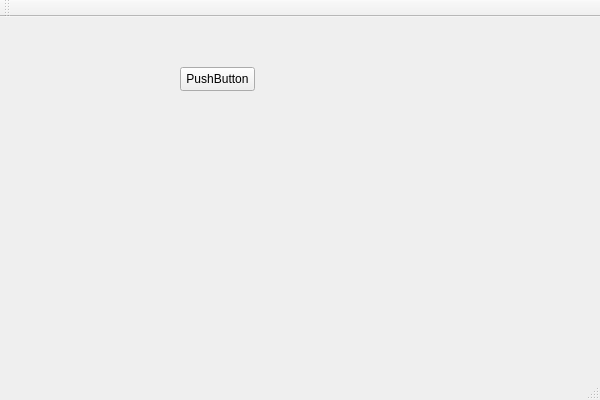
<?xml version="1.0" encoding="UTF-8"?>
<ui version="4.0">
 <class>PortalClass</class>
 <widget class="QMainWindow" name="PortalClass">
  <property name="geometry">
   <rect>
    <x>0</x>
    <y>0</y>
    <width>600</width>
    <height>400</height>
   </rect>
  </property>
  <property name="windowTitle">
   <string>Portal</string>
  </property>
  <widget class="QWidget" name="centralWidget">
   <widget class="QPushButton" name="pushButton">
    <property name="geometry">
     <rect>
      <x>180</x>
      <y>50</y>
      <width>75</width>
      <height>24</height>
     </rect>
    </property>
    <property name="text">
     <string>PushButton</string>
    </property>
   </widget>
  </widget>
  <widget class="QMenuBar" name="menuBar">
   <property name="geometry">
    <rect>
     <x>0</x>
     <y>0</y>
     <width>600</width>
     <height>22</height>
    </rect>
   </property>
  </widget>
  <widget class="QToolBar" name="mainToolBar">
   <attribute name="toolBarArea">
    <enum>TopToolBarArea</enum>
   </attribute>
   <attribute name="toolBarBreak">
    <bool>false</bool>
   </attribute>
  </widget>
  <widget class="QStatusBar" name="statusBar"/>
 </widget>
 <layoutdefault spacing="6" margin="11"/>
 <resources>
  <include location="Portal.qrc"/>
 </resources>
 <connections/>
</ui>
